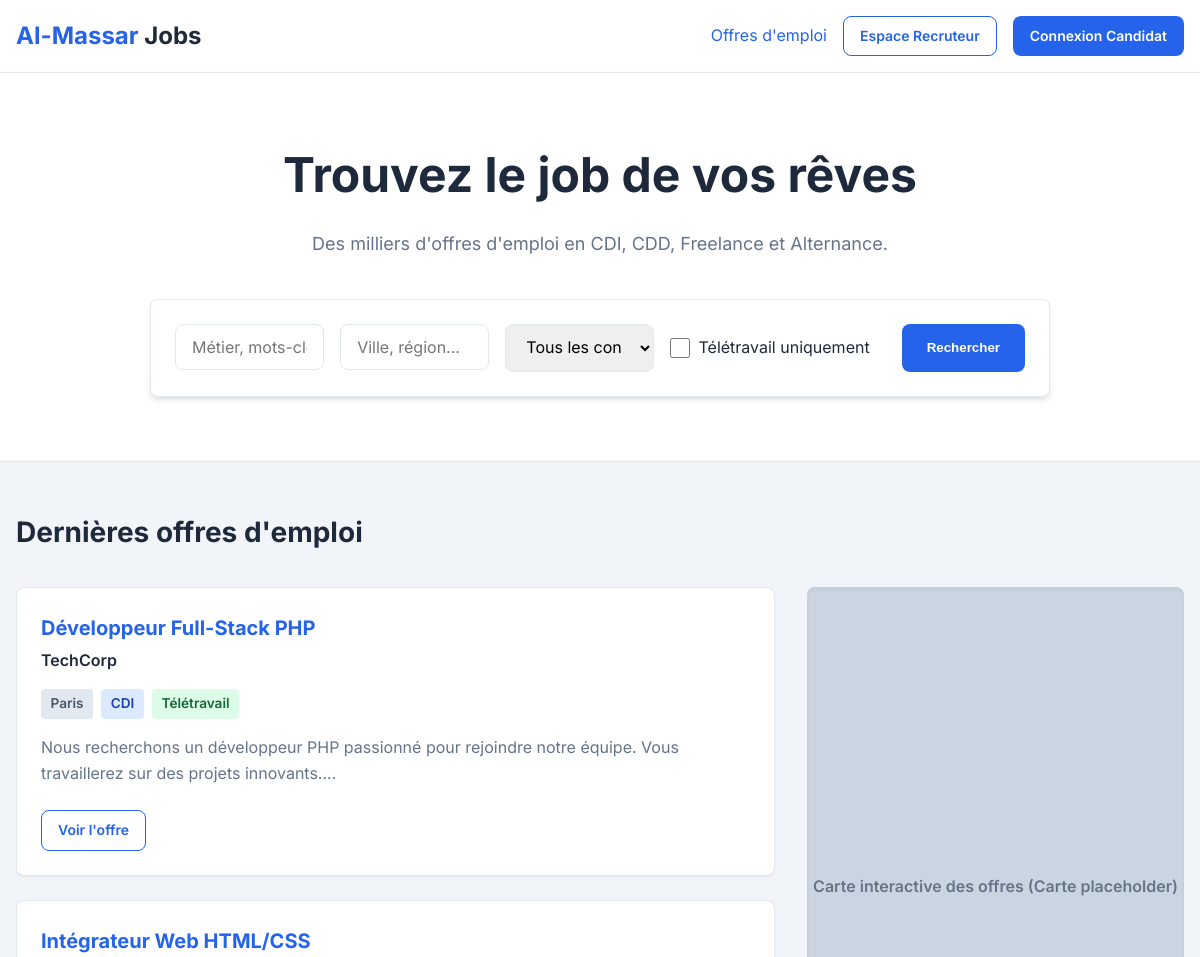
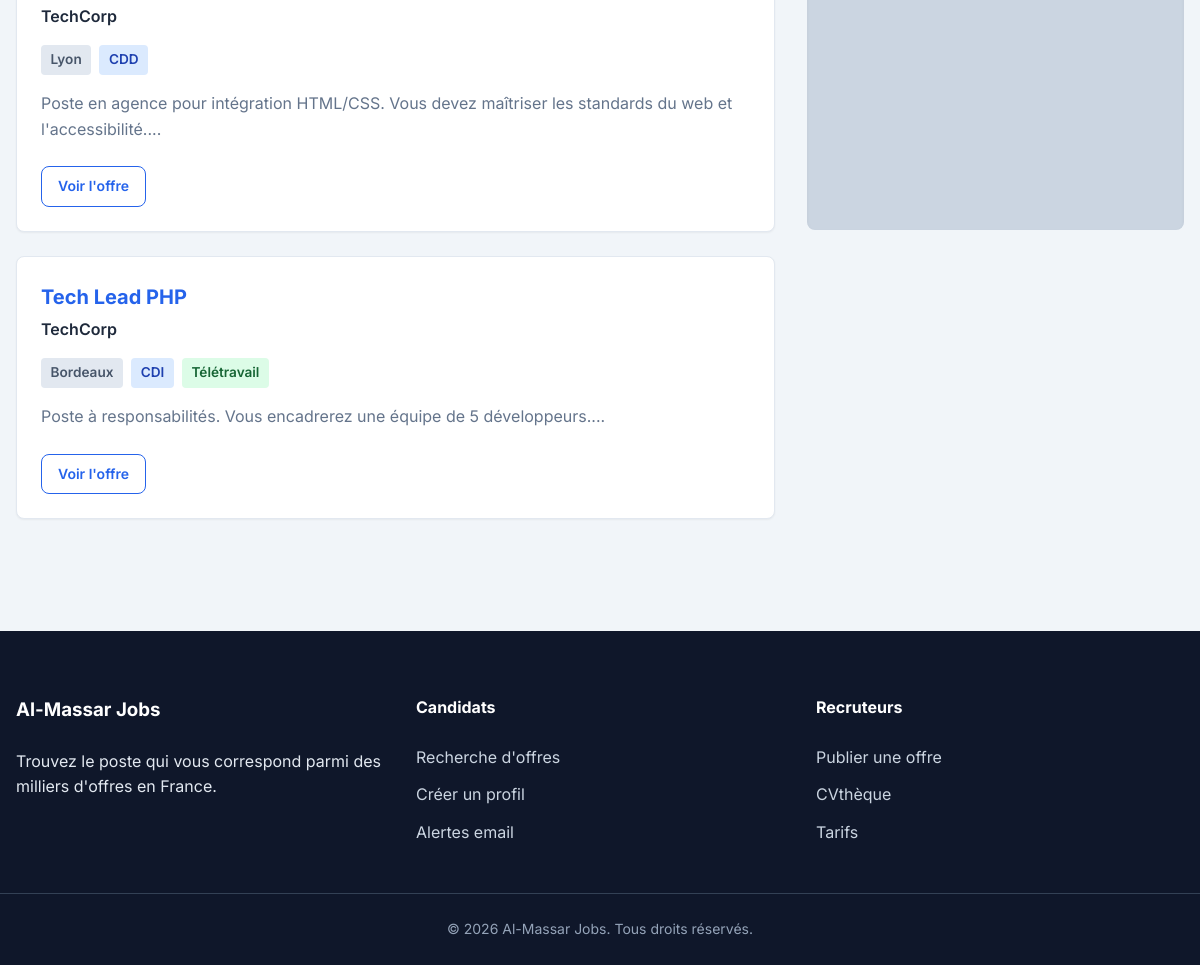
The page /public/index.php on the database its author committed (2 pictures, top to bottom).
### tables this page shows
CREATE TABLE jobs (
    id INT AUTO_INCREMENT PRIMARY KEY,
    recruiter_id INT NOT NULL,
    title VARCHAR(255) NOT NULL,
    description TEXT NOT NULL,
    job_type ENUM('CDI', 'CDD', 'Freelance', 'Stage', 'Alternance') NOT NULL,
    location VARCHAR(255) NOT NULL,
    is_remote BOOLEAN DEFAULT FALSE,
    salary_range VARCHAR(100),
    status ENUM('active', 'suspended', 'closed') DEFAULT 'active',
    created_at TIMESTAMP DEFAULT CURRENT_TIMESTAMP,
    updated_at TIMESTAMP DEFAULT CURRENT_TIMESTAMP ON UPDATE CURRENT_TIMESTAMP,
    FOREIGN KEY (recruiter_id) REFERENCES users(id) ON DELETE CASCADE
);

CREATE TABLE users (
    id INT AUTO_INCREMENT PRIMARY KEY,
    role ENUM('candidat', 'recruteur') NOT NULL,
    email VARCHAR(255) NOT NULL UNIQUE,
    password_hash VARCHAR(255) NOT NULL,
    first_name VARCHAR(100),
    last_name VARCHAR(100),
    company_name VARCHAR(150),
    siret VARCHAR(14),
    created_at TIMESTAMP DEFAULT CURRENT_TIMESTAMP
);

### config/database.php (called while the page is built)
<?php
class Database {
    private static $instance = null;
    private $connection;
    private $host = '127.0.0.1';
    private $db   = 'almassar_jobs';
    private $user = 'root';
    private $pass = '';
    private $charset = 'utf8mb4';
    private function __construct() {
        $dsn = "mysql:host=$this->host;dbname=$this->db;charset=$this->charset";
        $options = [
            PDO::ATTR_ERRMODE            => PDO::ERRMODE_EXCEPTION,
            PDO::ATTR_DEFAULT_FETCH_MODE => PDO::FETCH_ASSOC,
            PDO::ATTR_EMULATE_PREPARES   => false,
        ];
        try {
            $this->connection = new PDO($dsn, $this->user, $this->pass, $options);
        } catch (\PDOException $e) {
            throw new \PDOException($e->getMessage(), (int)$e->getCode());
        }
    }
    public static function getInstance() {
        if (self::$instance == null) {
            self::$instance = new Database();
        }
        return self::$instance;
    }
    public function getConnection() {
        return $this->connection;
    }
}

### src/Models/Job.php (called while the page is built, shortened)
<?php
class Job {
    private $db;
    public function __construct() {
        $this->db = Database::getInstance()->getConnection();
    }
    public function search($keyword, $location, $jobType, $isRemote) {
        $query = "SELECT j.*, u.company_name
                  FROM jobs j
                  JOIN users u ON j.recruiter_id = u.id
                  WHERE j.status = 'active'";
        $params = [];
        $query .= " ORDER BY j.created_at DESC";
        $stmt = $this->db->prepare($query);
        $stmt->execute($params);
        return $stmt->fetchAll();
    }
}

### src/Views/home.php (the view, shortened to what this page needs)
<section class="hero-section">
    <div class="container">
        <h1>Trouvez le job de vos rêves</h1>
        <p class="hero-subtitle">Des milliers d'offres d'emploi en CDI, CDD, Freelance et Alternance.</p>
        <form action="/" method="GET" class="search-form" aria-label="Formulaire de recherche d'offres d'emploi">
            <div class="search-inputs-group">
                <div class="input-group">
                    <input type="text" id="keyword" name="keyword" placeholder="Métier, mots-clés ou entreprise" value="<?= $keyword ?>">
                </div>
                <div class="input-group">
                    <input type="text" id="location" name="location" placeholder="Ville, région..." value="<?= $location ?>">
                </div>
                <div class="input-group">
                    <select id="job_type" name="job_type">
                        <option value="all" <?= $jobType === 'all' ? 'selected' : '' ?>>Tous les contrats</option>
                    </select>
                </div>
                <div class="checkbox-group">
                    <input type="checkbox" id="is_remote" name="is_remote" value="1" <?= $isRemote === '1' ? 'checked' : '' ?>>
                    <label for="is_remote">Télétravail uniquement</label>
                </div>
                <button type="submit" class="btn btn-primary btn-search">Rechercher</button>
            </div>
        </form>
    </div>
</section>
<section class="results-section container">
    <h2><?= $isSearch ? "Résultats de votre recherche" : "Dernières offres d'emploi" ?></h2>
    <div class="jobs-layout">
        <div class="jobs-list">
            <?php if (!empty($jobs)): ?>
                <?php foreach ($jobs as $job): ?>
                    <article class="job-card">
                        <div class="job-card-header">
                            <div>
                                <h3 class="job-title"><?= htmlentities($job['title']) ?></h3>
                                <span class="company-name"><?= htmlentities($job['company_name']) ?></span>
                            </div>
                        </div>
                        <div class="job-meta">
                            <span class="badge badge-location"><?= htmlentities($job['location']) ?></span>
                            <span class="badge badge-type"><?= htmlentities($job['job_type']) ?></span>
                            <?php if ($job['is_remote']): ?>
                                <span class="badge badge-remote">Télétravail</span>
                            <?php endif; ?>
                        </div>
                        <p class="job-excerpt">
                            <?= htmlentities(substr($job['description'], 0, 150)) ?>...
                        </p>
                        <div class="job-actions">
                            <a href="/job/<?= $job['id'] ?>" class="btn btn-outline btn-sm">Voir l'offre</a>
                        </div>
                    </article>
                <?php endforeach; ?>
            <?php else: ?>
                <div class="empty-state">
                    <p>Aucune offre ne correspond à vos critères de recherche. Essayez de modifier vos filtres.</p>
                </div>
            <?php endif; ?>
        </div>
        <aside class="jobs-map-sidebar">
            <div class="map-placeholder">
                <p>Carte interactive des offres (Carte placeholder)</p>
            </div>
        </aside>
    </div>
</section>

### public/index.php
<?php
require_once __DIR__ . '/../config/database.php';
require_once __DIR__ . '/../src/Models/Job.php';
require_once __DIR__ . '/../src/Controllers/HomeController.php';
$uri = parse_url($_SERVER['REQUEST_URI'], PHP_URL_PATH);
$scriptName = dirname($_SERVER['SCRIPT_NAME']);
$path = str_replace($scriptName, '', $uri);
$controller = new HomeController();
if ($path === '/' || $path === '/index.php' || $path === '') {
    $controller->index();
} else {
    http_response_code(404);
    echo "<h1>Page non trouvée (404)</h1>";
    echo "<a href='" . $scriptName . "/'>Retour à l'accueil</a>";
}

### src/Controllers/HomeController.php
<?php
class HomeController {
    public function index() {
        $jobModel = new Job();
        $keyword = isset($_GET['keyword']) ? htmlspecialchars(trim($_GET['keyword'])) : '';
        $location = isset($_GET['location']) ? htmlspecialchars(trim($_GET['location'])) : '';
        $jobType = isset($_GET['job_type']) ? htmlspecialchars(trim($_GET['job_type'])) : 'all';
        $isRemote = isset($_GET['is_remote']) ? '1' : '0';
        $isSearch = !empty($keyword) || !empty($location) || $jobType !== 'all' || $isRemote === '1';
        $jobs = [];
        if ($isSearch) {
            $jobs = $jobModel->search($keyword, $location, $jobType, $isRemote);
        } else {
            $jobs = $jobModel->search('', '', 'all', '0');
        }
        $data = [
            'keyword' => $keyword,
            'location' => $location,
            'jobType' => $jobType,
            'isRemote' => $isRemote,
            'jobs' => $jobs,
            'isSearch' => $isSearch
        ];
        $this->render('home', $data);
    }
    private function render($view, $data = []) {
        extract($data);
        $viewFile = __DIR__ . '/../Views/' . $view . '.php';
        if (file_exists($viewFile)) {
            require_once __DIR__ . '/../Views/layout/header.php';
            require_once $viewFile;
            require_once __DIR__ . '/../Views/layout/footer.php';
        } else {
            http_response_code(500);
            die("View template `$view` not found.");
        }
    }
}

### src/Views/layout/header.php (shortened to what this page needs)
<!DOCTYPE html>
<html lang="fr">
<head>
    <link rel="stylesheet" href="/css/style.css">
</head>
<body>
    <header class="main-header">
        <div class="container header-container">
            <a href="/" class="logo">
                <span class="logo-highlight">Al-Massar</span> Jobs
            </a>
            <nav class="main-nav" aria-label="Navigation Principale">
                <ul>
                    <li><a href="/">Offres d'emploi</a></li>
                    <li><a href="/login" class="btn btn-outline btn-sm">Espace Recruteur</a></li>
                    <li><a href="/register" class="btn btn-primary btn-sm">Connexion Candidat</a></li>
                </ul>
            </nav>
        </div>
    </header>
    <main class="main-content">

### src/Views/layout/footer.php (shortened to what this page needs)
    </main>
    <footer class="main-footer">
        <div class="container footer-container">
            <div class="footer-col">
                <h3>Al-Massar Jobs</h3>
                <p>Trouvez le poste qui vous correspond parmi des milliers d'offres en France.</p>
            </div>
            <div class="footer-col" aria-label="Liens utiles">
                <h4>Candidats</h4>
                <ul>
                    <li><a href="#">Recherche d'offres</a></li>
                    <li><a href="#">Créer un profil</a></li>
                    <li><a href="#">Alertes email</a></li>
                </ul>
            </div>
            <div class="footer-col" aria-label="Pour les entreprises">
                <h4>Recruteurs</h4>
                <ul>
                    <li><a href="#">Publier une offre</a></li>
                    <li><a href="#">CVthèque</a></li>
                    <li><a href="#">Tarifs</a></li>
                </ul>
            </div>
        </div>
        <div class="footer-bottom">
            <p>&copy; <?= date('Y') ?> Al-Massar Jobs. Tous droits réservés.</p>
        </div>
    </footer>
</body>
</html>

### rows shown on the page
jobs: title "Développeur Full-Stack PHP", recruiter.company_name "TechCorp", location "Paris", job_type "CDI", is_remote "Télétravail", description "Nous recherchons un développeur PHP passionné pour rejoindre notre équipe. Vous travaillerez sur des projets innovants."
jobs: title "Intégrateur Web HTML/CSS", recruiter.company_name "TechCorp", location "Lyon", job_type "CDD", description "Poste en agence pour intégration HTML/CSS. Vous devez maîtriser les standards du web et l'accessibilité."
jobs: title "Tech Lead PHP", recruiter.company_name "TechCorp", location "Bordeaux", job_type "CDI", is_remote "Télétravail", description "Poste à responsabilités. Vous encadrerez une équipe de 5 développeurs."
